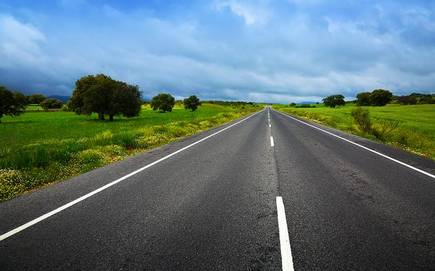
#> input picture histograms/road.jpg, 435 x 271 px
$ python histogram.py
#> lines starting #> are read from the running program, lines starting #| are printed output that depends on the picture
import cv2
import numpy as np
from matplotlib import pyplot as plt

img = cv2.imread("road.jpg")
#> img is the input picture: shape (271, 435, 3); mean B, G, R 117.5, 114.4, 94.3
b, g, r = cv2.split(img)
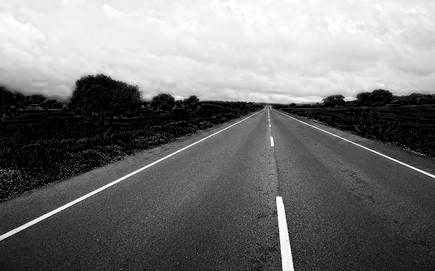
#> b: shape (271, 435); min 0, max 255, mean 117.5
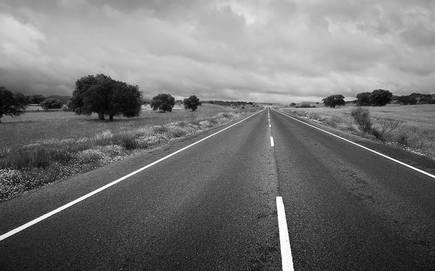
#> g: shape (271, 435); min 0, max 255, mean 114.4
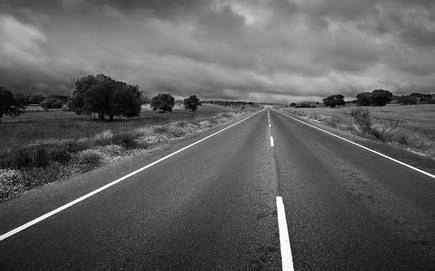
#> r: shape (271, 435); min 0, max 255, mean 94.3

cv2.imshow("img", img)
cv2.imshow("b", b)
cv2.imshow("g", g)
cv2.imshow("r", r)


plt.hist(b.ravel(), 256, [0, 256])
plt.hist(g.ravel(), 256, [0, 256])
plt.hist(r.ravel(), 256, [0, 256])
plt.show()
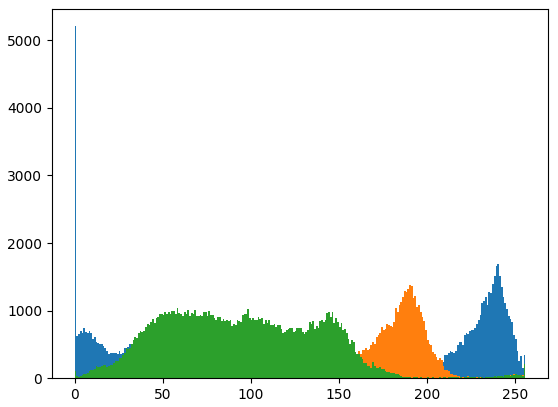
#> figure drawn by matplotlib, 1 panel; tallest bar 5209 high, from x = 0 to 1; tallest bar 1381 high, from x = 190 to 191; tallest bar 1034 high, from x = 58 to 59
